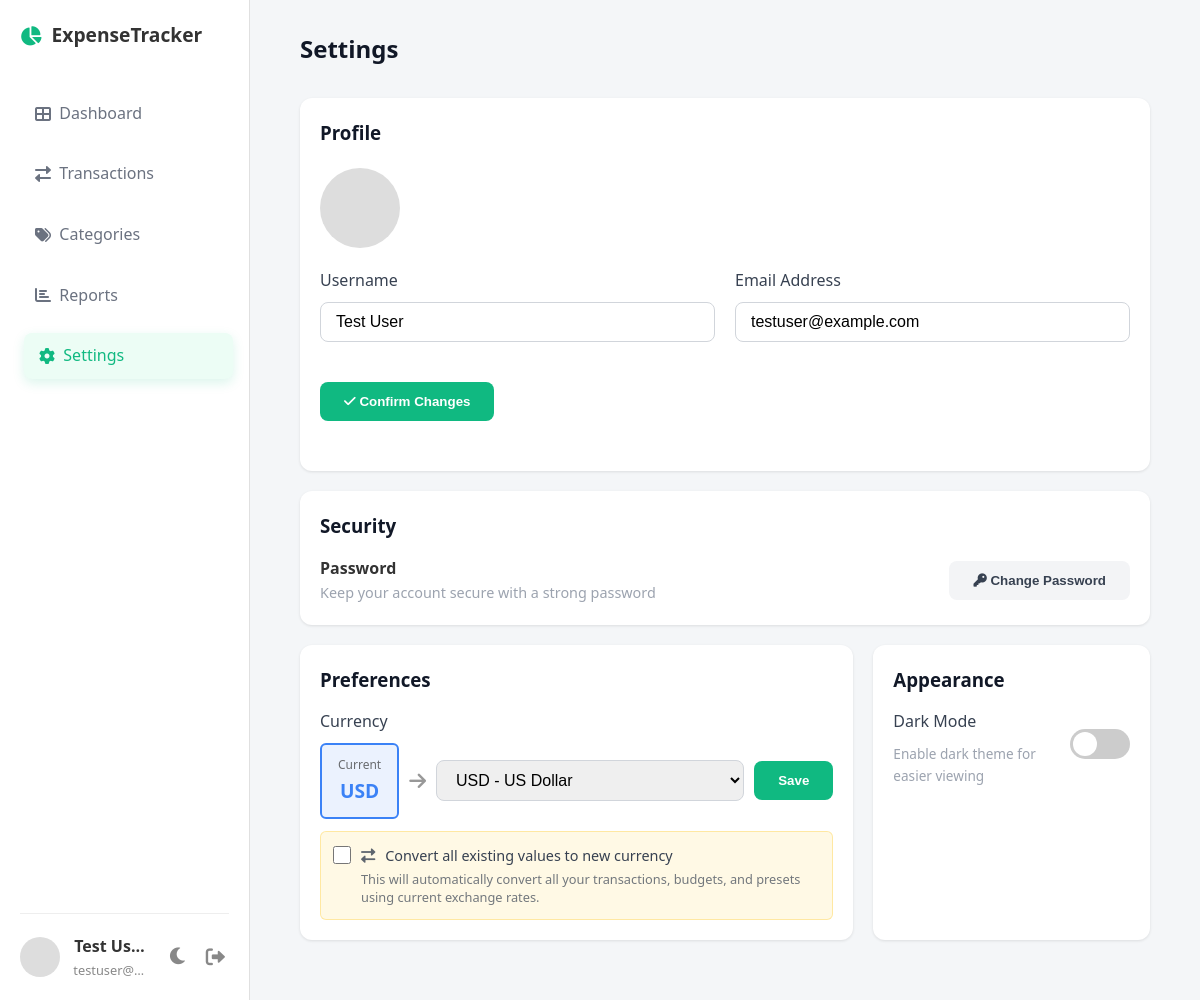
The app's page /UserProfileSettings.php (signed in) with its own data.
### tables this page shows
CREATE TABLE IF NOT EXISTS `users` (
  `id` INT UNSIGNED NOT NULL AUTO_INCREMENT,
  `name` VARCHAR(100) NOT NULL,
  `email` VARCHAR(190) NOT NULL UNIQUE,
  `password_hash` VARCHAR(255) NOT NULL,
  `currency` VARCHAR(3) DEFAULT 'USD',
  `dark_mode` TINYINT(1) DEFAULT 0,
  `created_at` TIMESTAMP NOT NULL DEFAULT CURRENT_TIMESTAMP,
  PRIMARY KEY (`id`)
);

### includes/auth.php (called while the page is built, shortened)
<?php
function is_logged_in() {
    return !empty($_SESSION['user_id']);
}
function current_user() {
    return [
        'id' => $_SESSION['user_id'],
        'email' => isset($_SESSION['user_email']) ? $_SESSION['user_email'] : null,
        'name' => isset($_SESSION['user_name']) ? $_SESSION['user_name'] : null,
        'currency' => isset($_SESSION['user_currency']) ? $_SESSION['user_currency'] : 'USD',
    ];
}
function e($str) {
    return htmlspecialchars((string)$str, ENT_QUOTES, 'UTF-8');
}
?>

### UserProfileSettings.php (the view, shortened to what this page needs)
<?php
require_once __DIR__ . '/includes/auth.php';
$pdo = db();
$uid = (int)$_SESSION['user_id'];
$user = null;
try {
    $st = $pdo->prepare('SELECT id, name, email, currency, dark_mode FROM users WHERE id = ? LIMIT 1');
    $st->execute(array($uid));
    $user = $st->fetch();
} catch (Exception $e) {
    $user = array('name' => (isset($_SESSION['user_name']) ? $_SESSION['user_name'] : ''), 'email' => (isset($_SESSION['user_email']) ? $_SESSION['user_email'] : ''), 'currency' => 'USD', 'dark_mode' => 0);
}
include 'includes/header.php';
?>
<header>
    <h2>Settings</h2>
</header>
<div class="card mb-2">
    <h3>Profile</h3>
    <div style="display:flex; align-items:center; gap:20px; margin-top:20px;">
        <div class="avatar avatar-placeholder" style="width:80px; height:80px; font-size:1.6rem;">
        </div>
    </div>
    <form action="UserProfileSettings.php" method="POST" class="grid-2 mt-2" style="grid-template-columns: 1fr 1fr;">
        <div class="form-group">
            <label>Username</label>
            <input type="text" name="name" value="<?php echo e(isset($user['name']) ? $user['name'] : ''); ?>" required>
        </div>
        <div class="form-group">
            <label>Email Address</label>
            <input type="email" name="email" value="<?php echo e(isset($user['email']) ? $user['email'] : ''); ?>" required>
        </div>
        <div style="grid-column:1 / -1;">
            <button class="btn btn-primary" style="width:auto;">
                <i class="fas fa-check"></i> Confirm Changes
            </button>
        </div>
    </form>
</div>
<div class="card mb-2">
    <h3>Security</h3>
    <div style="display:flex; justify-content:space-between; align-items:center; margin-top:15px;">
        <div>
            <strong>Password</strong>
            <div class="text-muted">Keep your account secure with a strong password</div>
        </div>
        <button class="btn btn-secondary" style="width:auto;" onclick="document.getElementById('changePasswordForm').style.display = document.getElementById('changePasswordForm').style.display === 'none' ? 'block' : 'none';">
            <i class="fas fa-key"></i> Change Password
        </button>
    </div>
</div>
<div class="grid-2">
    <div class="card">
        <h3>Preferences</h3>
        <form action="UserProfileSettings.php" method="POST" style="margin-top:15px;">
            <div class="form-group" style="margin:0;">
                <label>Currency</label>
                <div style="display:flex; gap:10px; align-items:center; margin-bottom:12px;">
                    <div style="flex:0 0 auto; padding:10px 16px; background:rgba(59, 130, 246, 0.1); border:2px solid #3b82f6; border-radius:6px; text-align:center;">
                        <div style="font-size:0.75rem; opacity:0.7; margin-bottom:2px;">Current</div>
                        <div style="font-weight:700; font-size:1.2rem; color:#3b82f6;">
                            <?php echo e(isset($user['currency']) ? $user['currency'] : 'USD'); ?>
                        </div>
                    </div>
                    <i class="fas fa-arrow-right" style="font-size:1.2rem; opacity:0.5; flex:0 0 auto;"></i>
                    <select name="currency" style="flex:1;">
                        <option value="USD" <?php echo (isset($user['currency']) && $user['currency'] === 'USD' ? 'selected' : ''); ?>>USD - US Dollar</option>
                    </select>
                    <button type="submit" class="btn btn-primary" style="width:auto; flex:0 0 auto;">Save</button>
                </div>
                <div style="margin-top: 12px; padding: 12px; background: rgba(255, 193, 7, 0.1); border: 1px solid rgba(255, 193, 7, 0.3); border-radius: 6px;">
                    <label style="display: flex; align-items: flex-start; gap: 10px; cursor: pointer; margin: 0;">
                        <input type="checkbox" name="convert_values" value="1" style="width: 18px; height: 18px; margin: 2px 0 0 0; flex-shrink: 0; cursor: pointer;">
                        <div style="flex: 1;">
                            <div style="font-size: 0.9rem; font-weight: 500; margin-bottom: 4px;">
                                <i class="fas fa-exchange-alt" style="margin-right: 6px; opacity: 0.8;"></i>
                                Convert all existing values to new currency
                            </div>
                            <div style="font-size: 0.8rem; opacity: 0.7; line-height: 1.4;">
                                This will automatically convert all your transactions, budgets, and presets using current exchange rates.
                            </div>
                        </div>
                    </label>
                </div>
            </div>
        </form>
    </div>
    <div class="card">
        <h3>Appearance</h3>
        <div style="margin-top:15px;">
            <div style="display:flex; justify-content:space-between; align-items:center;">
                <div class="form-group" style="margin:0;">
                    <label>Dark Mode</label>
                    <div class="text-muted" style="font-size:0.85rem;">Enable dark theme for easier viewing</div>
                </div>
                <div style="display:flex; align-items:center; gap:15px;">
                    <label class="toggle-switch">
                        <span class="toggle-slider"></span>
                    </label>
                </div>
            </div>
        </div>
    </div>
</div>
<?php include 'includes/footer.php'; ?>

### includes/header.php (shortened to what this page needs)
<?php
require_once __DIR__ . '/auth.php';
$current_page = basename($_SERVER['PHP_SELF']);
$excluded_pages = ['UserAuthenticationForm.php', 'UserRegistrationForm.php'];
?>
<!DOCTYPE html>
<html lang="en">
<head>
    <link rel="stylesheet" href="styles_and_layout.css">
    <link href="https://cdnjs.cloudflare.com/ajax/libs/font-awesome/6.0.0/css/all.min.css" rel="stylesheet">
</head>
<body>
<?php if (!in_array($current_page, $excluded_pages)): ?>
    <aside class="sidebar" id="mobileSidebar">
        <div class="logo">
            <i class="fas fa-chart-pie text-green"></i> ExpenseTracker
        </div>
        <ul class="nav-links">
            <li>
                <a href="DashboardOverview.php" class="<?php echo $current_page == 'DashboardOverview.php' ? 'active' : ''; ?>">
                    <i class="fas fa-th-large mr-2"></i> &nbsp; Dashboard
                </a>
            </li>
            <li>
                <a href="TransactionOverview.php" class="<?php echo $current_page == 'TransactionOverview.php' ? 'active' : ''; ?>">
                    <i class="fas fa-exchange-alt mr-2"></i> &nbsp; Transactions
                </a>
            </li>
            <li>
                <a href="BudgetCategoryManager.php" class="<?php echo $current_page == 'BudgetCategoryManager.php' ? 'active' : ''; ?>">
                    <i class="fas fa-tags mr-2"></i> &nbsp; Categories
                </a>
            </li>
            <li>
                <a href="FinancialReportsDashboard.php" class="<?php echo $current_page == 'FinancialReportsDashboard.php' ? 'active' : ''; ?>">
                    <i class="fas fa-chart-bar mr-2"></i> &nbsp; Reports
                </a>
            </li>
            <li>
                <a href="UserProfileSettings.php" class="<?php echo $current_page == 'UserProfileSettings.php' ? 'active' : ''; ?>">
                    <i class="fas fa-cog mr-2"></i> &nbsp; Settings
                </a>
            </li>
        </ul>
        <?php
            $cu = current_user();
        ?>
        <div class="user-profile">
            <a href="UserProfileSettings.php" style="flex-shrink: 0;">
                <div class="avatar avatar-placeholder"></div>
            </a>
            <div class="user-info" style="flex: 1; min-width: 0;">
                <?php if ($cu): ?>
                    <div style="font-weight:bold; overflow: hidden; text-overflow: ellipsis; white-space: nowrap;">&nbsp;<?php echo e($cu['name'] ?: 'User'); ?></div>
                    <div style="font-size:0.8rem; color:#888; overflow: hidden; text-overflow: ellipsis; white-space: nowrap;">&nbsp;<?php echo e($cu['email'] ?: ''); ?></div>
                <?php else: ?>
                    <div style="font-weight:bold;">Guest</div>
                    <div style="font-size:0.8rem; color:#888;">Not signed in</div>
                <?php endif; ?>
            </div>
            <div style="display:flex; gap:10px; margin-left:8px; flex-shrink: 0;">
                <?php if ($cu): ?>
                    <button id="darkModeToggleHeader" onclick="toggleDarkMode()" style="background:none; border:none; color:#888; cursor:pointer; font-size:1.2rem; transition:color 0.3s; padding: 4px;" title="Toggle Dark Mode"><i class="fas fa-moon"></i></button>
                    <a href="logout.php" style="color:#888; font-size:1.2rem; padding: 4px;" title="Logout"><i class="fas fa-sign-out-alt"></i></a>
                <?php else: ?>
                    <a href="UserAuthenticationForm.php" style="color:#888; font-size:1.2rem;" title="Login"><i class="fas fa-sign-in-alt"></i></a>
                <?php endif; ?>
            </div>
        </div>
    </aside>
    <main class="main-content">
<?php endif; ?>

### styles_and_layout.css (style rules this page uses)
* { box-sizing: border-box; margin: 0; padding: 0; }
body { font-family: 'Segoe UI', Tahoma, Geneva, Verdana, sans-serif; background-color: #f4f6f8; color: #333; line-height: 1.6; display: flex; min-height: 100vh; }
h1, h2, h3 { color: #111827; }
.sidebar { width: 250px; background-color: #ffffff; border-right: 1px solid #e0e0e0; padding: 20px; position: fixed; height: 100%; display: flex; flex-direction: column; }
.logo { font-size: 1.2rem; font-weight: bold; color: #333; margin-bottom: 40px; display: flex; align-items: center; gap: 10px; }
.nav-links { list-style: none; flex-grow: 1; }
.nav-links li { margin-bottom: 15px; }
.nav-links a { text-decoration: none; color: #6b7280; display: flex; align-items: center; padding: 10px 15px; border-radius: 8px; transition: background-color 0.25s ease, box-shadow 0.25s ease, transform 0.15s ease; font-weight: 500; }
.nav-links a:hover, .nav-links a.active { background-color: #ecfdf5; color: #10b981 !important; transform: translateX(4px); box-shadow: 0 4px 12px rgba(16, 185, 129, 0.15); }
.user-profile { margin-top: auto; padding-top: 20px; border-top: 1px solid #eee; display: flex; align-items: center; gap: 10px; }
.avatar { width: 40px; height: 40px; background-color: #ddd; border-radius: 50%; }
.main-content { margin-left: 250px; padding: 30px 50px; width: 100%; max-width: 1600px; }
header { display: flex; justify-content: space-between; align-items: center; margin-bottom: 30px; }
.card { background: white; border-radius: 12px; padding: 20px; box-shadow: 0 1px 3px rgba(0,0,0,0.1); }
.grid-2 { display: grid; grid-template-columns: 2fr 1fr; gap: 20px; margin-bottom: 30px; }
.form-group { margin-bottom: 20px; }
label { display: block; margin-bottom: 8px; font-weight: 500; color: #374151; }
input[type="text"], input[type="email"], input[type="password"], input[type="number"], input[type="date"], select, textarea { width: 100%; padding: 10px 15px; border: 1px solid #d1d5db; border-radius: 8px; font-size: 1rem; outline: none; }
.btn { display: inline-block; padding: 12px 24px; border-radius: 8px; border: none; cursor: pointer; font-weight: 600; text-align: center; text-decoration: none; transition: background 0.3s; }
.btn-primary { background-color: #10b981; color: white; width: 100%; }
.btn-secondary { background-color: #f3f4f6; color: #374151; }
.text-green { color: #10b981; }
.text-muted { color: #9ca3af; font-size: 0.9rem; }
.mt-2 { margin-top: 20px; }
.mb-2 { margin-bottom: 20px; }

### UserProfileSettings.php (style rules this page uses)
.toggle-switch { position: relative; display: inline-block; width: 60px; height: 30px; cursor: pointer; }
.toggle-slider { position: absolute; cursor: pointer; top: 0; left: 0; right: 0; bottom: 0; background-color: #ccc; transition: 0.3s; border-radius: 30px; display: flex; align-items: center; justify-content: space-between; padding: 0 8px; font-size: 12px; font-weight: bold; color: white; }
.toggle-slider::before { content: ''; position: absolute; height: 24px; width: 24px; left: 3px; bottom: 3px; background-color: white; transition: 0.3s; border-radius: 50%; }

### records on screen
users: name "Test User", email "testuser@…", email "testuser@example.com", currency "USD", currency "USD - US Dollar"
